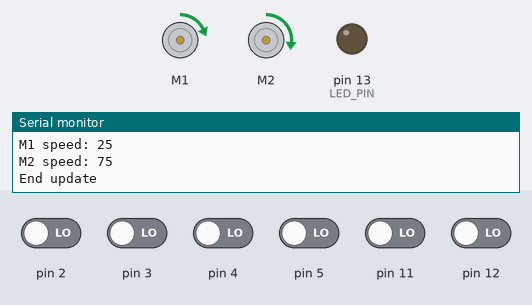
Bench run of a sketch on a simulated Arduino Uno, built with avr-gcc and run on an emulated ATmega328P. On the bench: 2 × DC motor (green arrow = forward, orange = backward, longer = faster), output pins drawn as LEDs (lit = HIGH), the last lines printed to the serial monitor. The inputs (shaded band) are chosen by the test bench; at power-on: pin 2–5, pin 11, pin 12 LOW.

Above: at 10.7 s.
10.8 s: pin 12 driven HIGH
At 11.5 s:
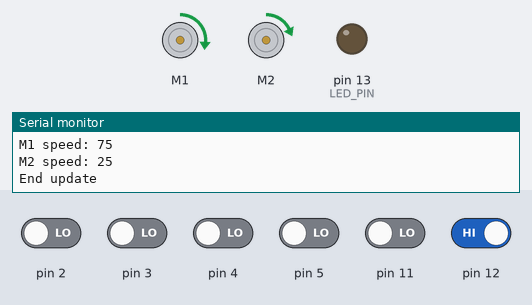
12.5 s: pin 2 driven HIGH
At 13.2 s:
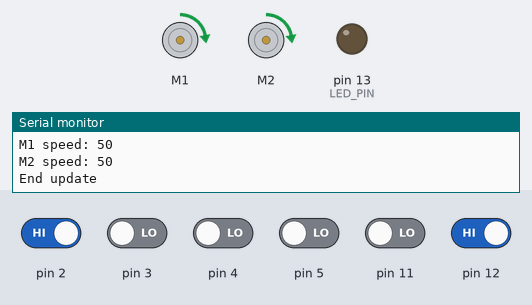
14.2 s: pin 3 driven HIGH
At 15.2 s:
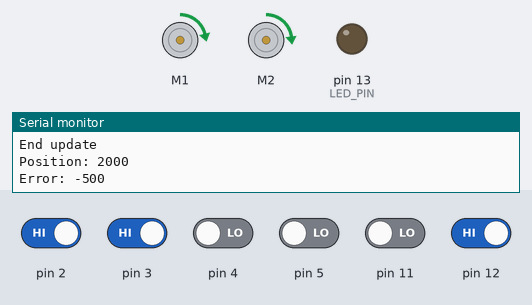
17.2 s: pin 5 driven HIGH
At 18.4 s:
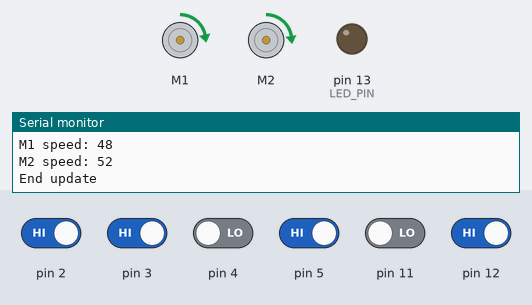
20.2 s: pin 4 driven HIGH
At 21.6 s:
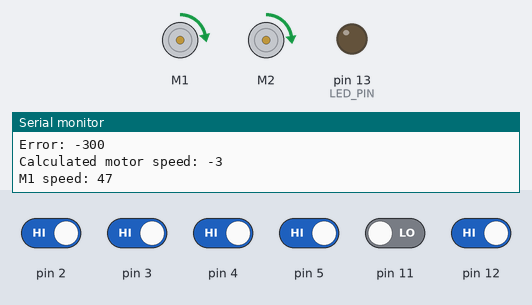
21.9 s: pin 2 driven LOW
At 25.7 s:
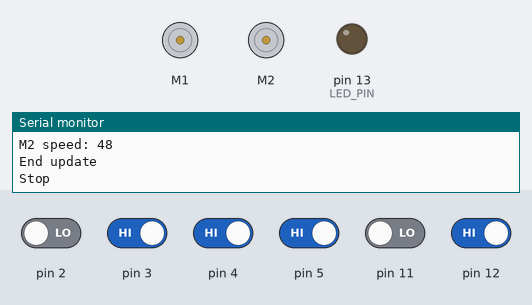
Timing chart, 0 to 25.9 s (numbered marks = the images above; inputs shaded):
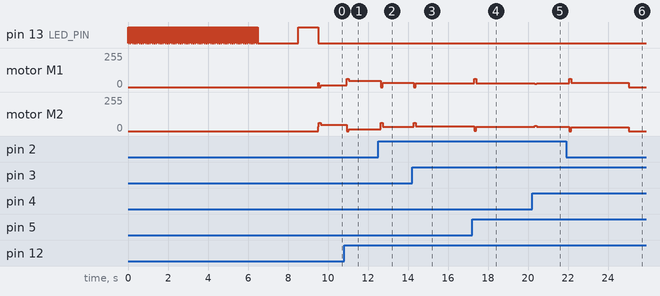

The sketch:

Linear.ino
```cpp
#include <QTRSensors.h>
#include <DRV8835MotorShield.h>

//Set some constants
#define S 9600
#define LED_PIN 13
#define END 25000
#define MAX_SPEED 100
#define BASE_SPEED 50
#define Kp .01
#define Kd .2

//Global IO variables
DRV8835MotorShield motors;
QTRSensorsRC qtr((unsigned char[]) {
  2, 3, 4, 5, 11, 12
}, 6) ;
unsigned int sensors[6];

//Global data variables
unsigned int position;
int lastError = 0;
boolean on = true;

void setup() {
  Serial.begin(S);
  pinMode(LED_PIN, OUTPUT);
  for (int i = 0; i < 100; i++) {
    digitalWrite(LED_PIN, HIGH);
    delay(20);
    qtr.calibrate();
    digitalWrite(LED_PIN, LOW);
    delay(20);
  }
  digitalWrite(LED_PIN, LOW);
  delay(2000);
  digitalWrite(LED_PIN, HIGH);
  delay(1000);
  digitalWrite(LED_PIN, LOW);
  motors.setM1Speed(BASE_SPEED);
  motors.setM2Speed(BASE_SPEED);
}

void loop() {
  unsigned long time = millis();
  if (time >= END ) {
    if (on) {
      stop();
      on = false;
      Serial.print("Stop");
    }
  } else {
    if (on) {
      update();
    }
  }
}

void stop() {
  motors.setM1Speed(0);
  motors.setM2Speed(0);
}

void update() {
  position = qtr.readLine(sensors);
  Serial.print("Position: ");
  Serial.println(position);
  int error = position - 2500;
  Serial.print("Error: ");
  Serial.println(error);
  int motorSpeed = Kp * error + Kd * (error - lastError);
  lastError = error;
  Serial.print("Calculated motor speed: ");
  Serial.println(motorSpeed);
  int m1Speed = BASE_SPEED + motorSpeed;
  int m2Speed = BASE_SPEED - motorSpeed;
  if (m1Speed < 0) {
    m1Speed = 0;
  }
  if (m2Speed < 0) {
    m2Speed = 0;
  }
  if (m1Speed > MAX_SPEED) {
    m1Speed = MAX_SPEED;
  }
  if (m2Speed > MAX_SPEED) {
    m2Speed = MAX_SPEED;
  }
  Serial.print("M1 speed: ");
  Serial.println(m1Speed);
  Serial.print("M2 speed: ");
  Serial.println(m2Speed);
  motors.setM1Speed(m1Speed);
  motors.setM2Speed(m2Speed);
  Serial.println("End update");
}
```

Measured:
- after the input at 10.8 s, motor M1: forward 15/255 → forward 63/255 after 0.13 s, → forward 47/255 0.10 s later; motor M2: forward 47/255 → stopped after 0.13 s, → forward 15/255 0.10 s later
- after the input at 12.5 s, motor M1: forward 47/255 → stopped after 0.14 s, → forward 31/255 0.10 s later; motor M2: forward 15/255 → forward 63/255 after 0.14 s, → forward 31/255 0.10 s later
- after the input at 14.2 s, motor M1: forward 31/255 → stopped after 0.09 s, → forward 28/255 0.10 s later; motor M2: forward 31/255 → forward 63/255 after 0.09 s, → forward 35/255 0.10 s later
- after the input at 17.2 s, motor M1: forward 28/255 → forward 61/255 after 0.12 s, → forward 30/255 0.10 s later; motor M2: forward 35/255 → forward 1/255 after 0.12 s, → forward 33/255 0.10 s later
- after the input at 20.2 s, motor M1: forward 30/255 → forward 23/255 after 0.15 s, → forward 29/255 0.10 s later; motor M2: forward 33/255 → forward 40/255 after 0.15 s, → forward 33/255 0.10 s later
- after the input at 21.9 s, motor M1: forward 29/255 → forward 63/255 after 0.16 s, → forward 33/255 0.10 s later, → stopped 2.9 s later; motor M2: forward 33/255 → stopped after 0.16 s instead of 3.2 s
